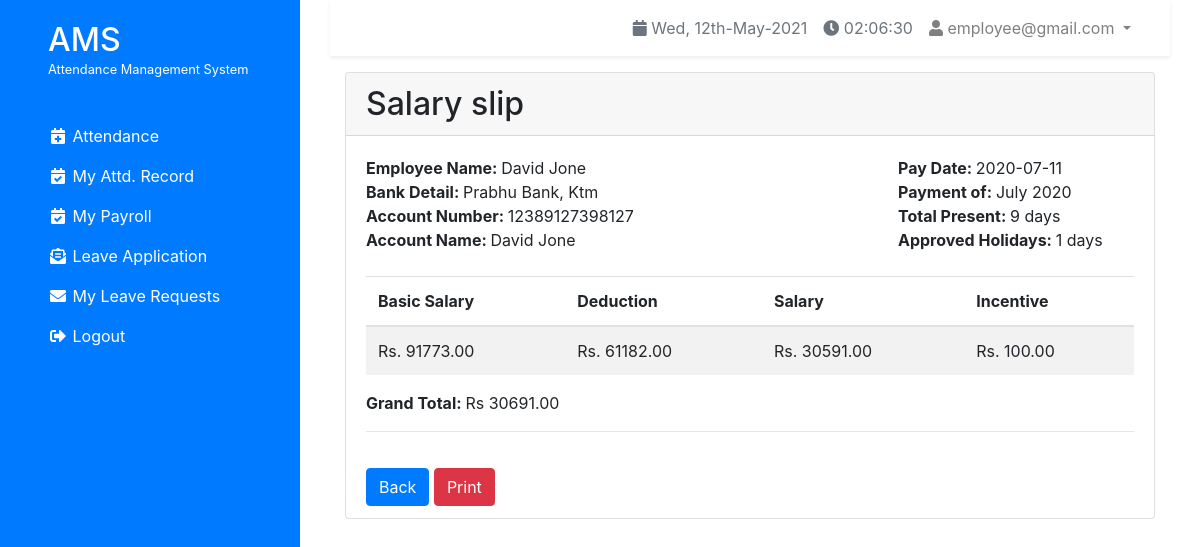
The app's page /payrollDetails (signed in) with its own data.
### tables this page shows
CREATE TABLE `salaries` (
  `salary_id` int(11) NOT NULL,
  `emp_id` int(11) NOT NULL,
  `present_days` int(10) NOT NULL,
  `holidays` int(10) NOT NULL,
  `deduction` decimal(10,2) NOT NULL,
  `salary` decimal(10,2) NOT NULL,
  `incentive` decimal(10,2) NOT NULL,
  `total_salary` decimal(10,2) NOT NULL,
  `salary_of` date NOT NULL,
  `created_at` datetime NOT NULL DEFAULT current_timestamp()
);

CREATE TABLE `employees` (
  `employee_id` bigint(20) UNSIGNED NOT NULL,
  `firstname` varchar(255) NOT NULL,
  `surname` varchar(255) NOT NULL,
  `address` varchar(255) NOT NULL,
  `email` varchar(255) NOT NULL,
  `password` varchar(255) NOT NULL,
  `gender` varchar(6) NOT NULL,
  `dob` date NOT NULL,
  `phone` varchar(15) NOT NULL,
  `department` int(11) NOT NULL,
  `date_of_joining` date NOT NULL,
  `basic_salary` decimal(10,2) NOT NULL,
  `account_name` varchar(255) NOT NULL,
  `account_number` varchar(30) NOT NULL,
  `bank_name` varchar(255) NOT NULL,
  `branch` varchar(255) NOT NULL,
  `status` tinyint(1) NOT NULL DEFAULT 1
);

### functions/loadTemplate.php (called while the page is built, shortened)
<?php
	function loadTemplate($fileName, $templateVars){
		extract($templateVars);
		require $fileName;
		$content = ob_get_clean();
		return $content;
	}
?>

### controllers/payrollDetails.php (called while the page is built, shortened)
<?php
    $msg = '';
	if (isset($_SESSION['logged_emp_id'])) {
		$salary_id = $_SESSION['logged_emp_id'];
		$salaries = $pdo->query("SELECT *
			FROM salaries s
			JOIN employees e
			ON s.emp_id = e.employee_id
			WHERE s.emp_id = '$salary_id'
		")->fetch();
	}
	$templateVars = [
		'salaries' => $salaries,
		'msg'=> $msg
	];
	$content = loadTemplate('../views/payrollDetailsView.php', $templateVars);
?>

### views/payrollDetailsView.php (the view)
<?php
    $created_at = $salaries['created_at'];
    $created_date = date_format(new DateTime($created_at), "Y-m-d");
    $pay_date = $salaries['salary_of'];
    $year = date('Y', strtotime($pay_date));
    $month = date('F', strtotime($pay_date));
?>
<div class="container">
    <div class="col-md-12 mx-auto">
        <div class="card" id="divToPrint">
            <h2 class="card-header">Salary slip</h2>
            <div class="card-body">
            	<div class="row">
            		<div class="col-md-6">
            			<p class="mb-0"><b>Employee Name: </b><?php echo $salaries['firstname'].' '.$salaries['surname']; ?></p>
            			<p class="mb-0"><b>Bank Detail: </b><?php echo $salaries['bank_name'].', '.$salaries['branch']; ?></p>
            			<p class="mb-0"><b>Account Number: </b><?php echo $salaries['account_number']; ?></p>
            			<p class="mb-0"><b>Account Name: </b><?php echo $salaries['account_name']; ?></p>
            		</div>
            		<div class="col-md-4 offset-md-2">
            			<p class="mb-0"><b>Pay Date: </b><?php echo $created_date; ?></p>
            			<p class="mb-0"><b>Payment of: </b><?php echo $month.' '.$year; ?></p>
            			<p class="mb-0"><b>Total Present: </b><?php echo $salaries['present_days'].' days'; ?></p>
            			<p class="mb-0"><b>Approved Holidays: </b><?php echo $salaries['holidays'].' days'; ?></p>
            		</div>
            	</div>
            	<div class="table-responsive mt-4">
            		<table class="table table-striped">
            			<thead>
            				<th>Basic Salary</th>
            				<th>Deduction</th>
            				<th>Salary</th>
            				<th>Incentive</th>
            			</thead>
            			<tbody>
            				<tr><?php
            					echo '<td> Rs. '.$salaries['basic_salary'].'</td>';
            					echo '<td> Rs. '.$salaries['deduction'].'</td>';
            					echo '<td> Rs. '.$salaries['salary'].'</td>';
            					echo '<td> Rs. '.$salaries['incentive'].'</td>';
            				?></tr>
            			</tbody>
            		</table>
            	</div>
            	<div class="pr-4">
            		<p class="mb-0"><b>Grand Total: </b><?php echo 'Rs '.$salaries['total_salary']; ?></p>
            	</div>
            	<hr>
            </div>
            <div class="card-footer pt-0 bg-transparent border-0">
            	<a class="btn btn-primary" id="payBackBtn" href="salaries">Back</a>
                <button class="btn btn-danger" id="payPrintBtn" onclick="printDiv('divToPrint')">Print</button>
            </div>
        </div>
    </div>
</div>

### records on screen
salaries: employees.firstname "David", employees.surname "Jone", employees.bank_name "Prabhu Bank", employees.branch "Ktm", employees.account_number "12389127398127", employees.account_name "David Jone", created_at "2020-07-11", salary_of "July", salary_of "2020", present_days "9", holidays "1", employees.basic_salary "91773.00", deduction "61182.00", salary "30591.00", incentive "100.00", total_salary "30691.00"

### other values on screen
$_SESSION['logged_emp_email'] "employee@gmail.com"
